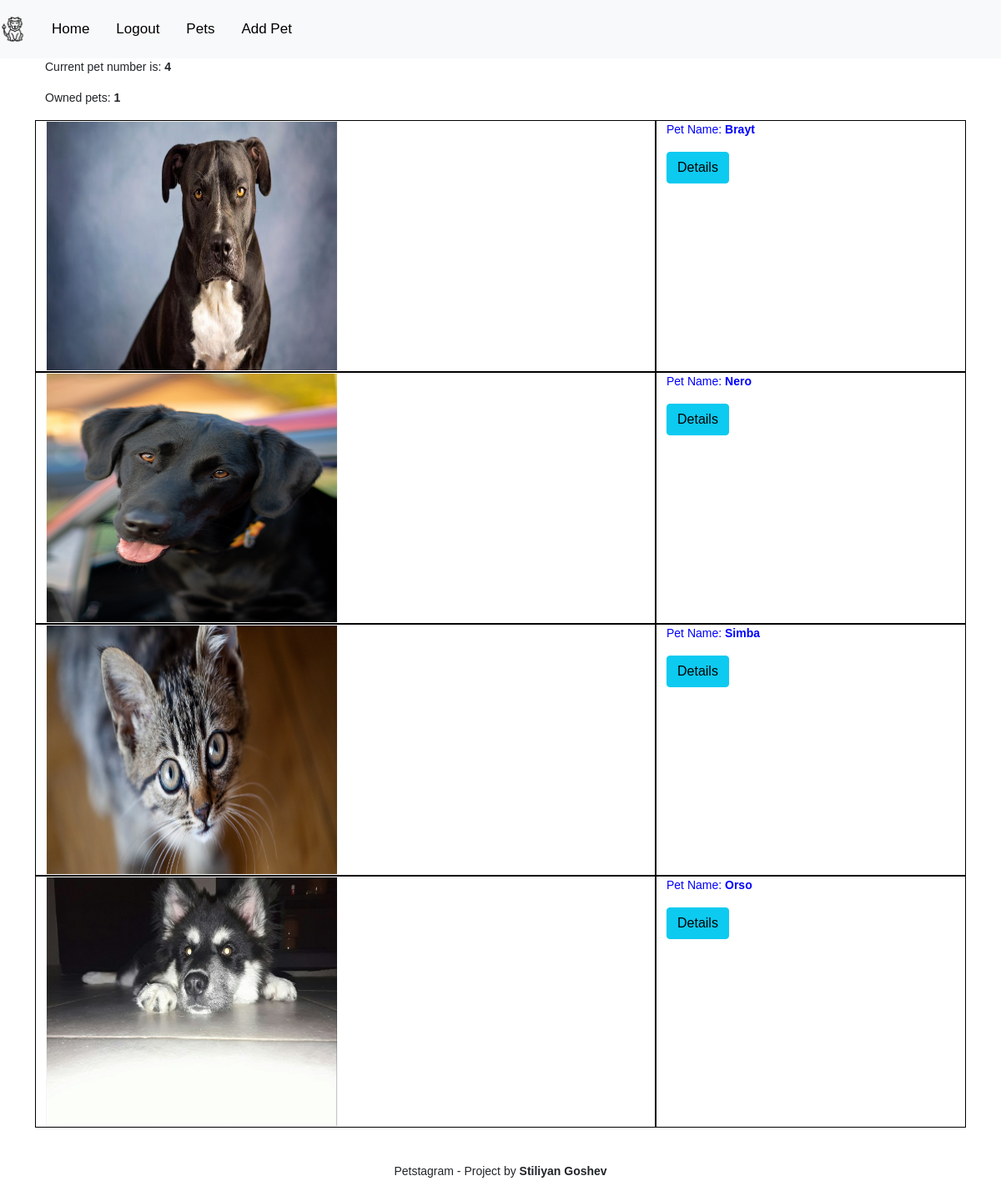
The app's page /pets_list/ (signed in) with its own data.
### pets/models.py (models this page shows, shortened)
class Pet(models.Model):
    TYPE_CHOICE_DOG = 'dog'
    TYPE_CHOICE_CAT = 'cat'
    TYPE_CHOICE_PARROT = 'parrot'
    TYPE_CHOICES = (
        (TYPE_CHOICE_DOG, 'Dog'),
        (TYPE_CHOICE_CAT, 'Cat'),
        (TYPE_CHOICE_PARROT, 'Parrot'),
    )
    type = models.CharField(
        max_length=6,
        choices=TYPE_CHOICES,
    )
    name = models.CharField(
        max_length=10,
    )
    age = models.PositiveIntegerField()
    description = models.TextField()
    image = models.ImageField(
        blank=True,
        upload_to='pets',
    )
    user = models.ForeignKey(
        UserModel,
        on_delete=models.CASCADE,
    )

### pets/views.py (the view)
# urls.py: path('pets_list/', views.pets_list, name='pets_list'),
@login_required
def pets_list(request):
    pets = Pet.objects.all()
    owned_pets = Pet.objects.filter(user=request.user).count()
    context = {'pets': pets, "owned_pets": owned_pets,}
    return render(request, 'pets/pets_list.html', context)

### pets/templatetags/inclusion_tags.py (called while the page is built)
@register.inclusion_tag("pets/inclusion_tags/total_pets.html")
def count_pets():
    pets_number = Pet.objects.all().count()
    context = {
        "pets_number": pets_number,
    }
    return context

### pets/templates/pets/pets_list.html
{% extends 'base.html' %}
{% load static %}
{% load bootstrap4 %}
{% load inclusion_tags %}
{% block content %}
<div class="container" style="margin-bottom: 10px;">
    {% count_pets %}
    <p>Owned pets: <b>{{ owned_pets }}</b></p>
    <div class="row">
        {% for pet in pets %}
            <div class="col-xs-7 col-sm-6 col-lg-8"  style="border: 1px solid black;">
                <img class="animal_image" src="{{ pet.image.url }}">
            </div>
              <div class="col-sm-4"  style="border: 1px solid black;">
                <div class="col-sm-4">
                    <span class="text-pet"><p>Pet Name: <b>{{ pet.name }}</b></span>
                </div>
                  <div class="col-sm-4">
                    <a href="{% url 'pets:pet_details' pet.id %}"><button class="btn btn-info">Details</button></a>
                  </div>
            </div>
        {% endfor %}
    </div>
</div>
{% endblock %}

### templates/base.html (shortened to what this page needs)
<!DOCTYPE html>
{% load static %}
{% load bootstrap4 %}
<html>
<head>
	<link rel="stylesheet" href="{% static 'css/style.css' %}">
	<link rel="stylesheet" href="https://cdn.jsdelivr.net/npm/bootstrap@5.0.1/dist/css/bootstrap.min.css">
</head>
<body>
<nav id="navbar" class="navbar navbar-expand-lg navbar-light bg-light">
	<div class="navbar-brand" href="#">
    	<img src="{% static 'logo.png' %}" width="30" height="30" class="d-inline-block align-top" alt="">
	</div>
	<ul class="navbar-nav mr-auto">
		<li class="nav-item">
			<a class="nav-link" href="{% url 'index' %}">Home</a>
		</li>
		{% if request.user.is_authenticated %}
			<li class="nav-item">
				<a class="nav-link" href="{% url 'accounts:logout' %}">Logout</a>
			</li>
		{% endif %}
		<li class="nav-item">
			<a class="nav-link" href="{% url 'pets:pets_list' %}">Pets</a>
		</li>
		<li class="nav-item">
			<a href="{% url 'pets:create_pet' %}" class="nav-link">Add Pet</a>
		</li>
	</ul>
</nav>
<div class="container" style="margin-bottom: 100px;">
	{% block content %}
	{% endblock %}
</div>
  <footer class="footer">
	  <div class="text-center p-3 text-dark">
		  <p class="text-dark">Petstagram -  Project by <b>Stiliyan Goshev</b></p>
	  </div>
</footer>
</body>
</html>

### pets/templates/pets/inclusion_tags/total_pets.html
<p>Current pet number is: <b>{{ pets_number }}</b></p>

### static/css/style.css (style rules this page uses)
#navbar a { float: left; display: block; color: black; padding: 14px 16px; text-decoration: none; font-size: 17px; }
.animal_image { width: 350px; height: 300px; border: 1px solid whitesmoke; }
.text-pet { text-shadow: brown; color: blue; -moz-text-decoration-style: solid; }

### templates/base.html (style rules this page uses)
body { margin: 0; font-size: 14px; font-family: Calibri, Helvetica, sans-serif; }
.footer { position: fixed; left: 10px; bottom: 5px; right: 10px; color: white; text-align: center; }

### records on screen
Pet: image (picture), name "Brayt"
Pet: image (picture), name "Nero"
Pet: image (picture), name "Simba"
Pet: image (picture), name "Orso"

### other values on screen
{{ pets_number }} "4"
{{ owned_pets }} "1"
